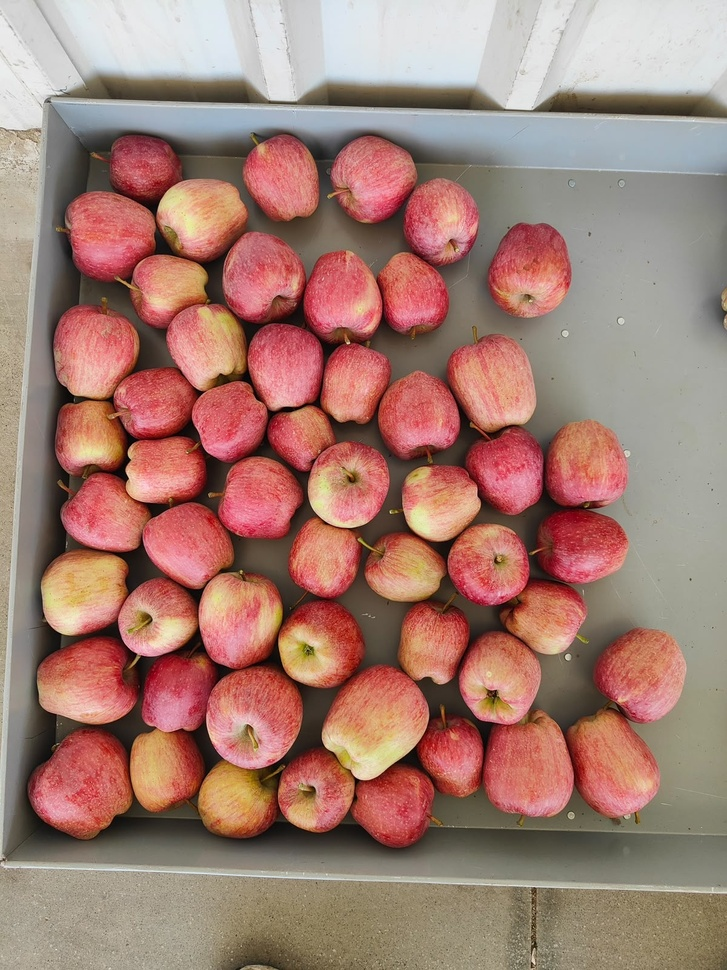
#> input picture preprocessing_comparison/01_original.jpg, 727 x 970 px, shrunk from 1200 x 1600 before the run
$ python visualize_preprocessing.py preprocessing_comparison/01_original.jpg
#> lines starting #> are read from the running program, lines starting #| are printed output that depends on the picture
"""
Visualize preprocessing on full tray image.
Usage: python visualize_preprocessing.py path/to/cold_storage_image.jpg
"""

import cv2
import numpy as np
import sys
from pathlib import Path

img_path = sys.argv[1] if len(sys.argv) > 1 else "sample_images/cold_storage.jpg"

# Handle HEIC
if Path(img_path).suffix.lower() in [".heic", ".heif"]:
    from pillow_heif import register_heif_opener
    from PIL import Image
    register_heif_opener()
    pil_img = Image.open(img_path).convert("RGB")
    pil_img.save("/tmp/temp_vis.jpg", "JPEG", quality=95)
    img_path = "/tmp/temp_vis.jpg"

img = cv2.imread(img_path)
#> img is the input picture: shape (970, 727, 3); mean B, G, R 114, 124.8, 162.9
print(f"Image loaded: {img.shape}")
#| Image loaded: (970, 727, 3)


def step_brightness(img):
    lab = cv2.cvtColor(img, cv2.COLOR_BGR2LAB)
#> lab: shape (970, 727, 3); mean of channels 0, 1, 2 142.5, 141.6, 141
    l, a, b = cv2.split(lab)
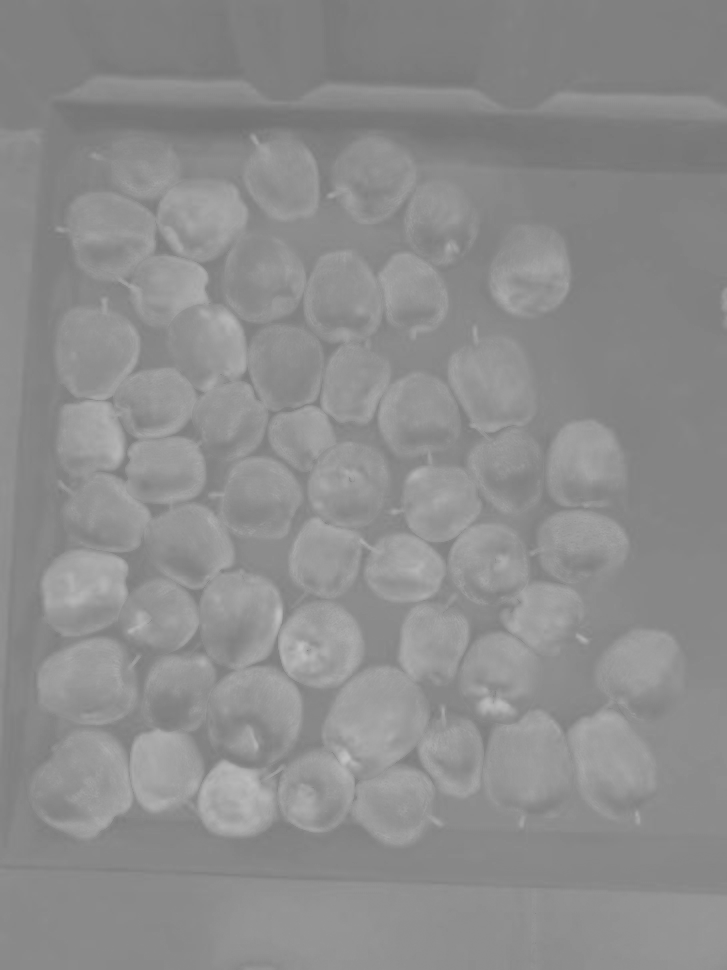
#> b: shape (970, 727); min 115, max 194, mean 141
    current_mean, current_std = l.mean(), l.std()
#> current_mean = 142.5; current_std = 50.89
    if current_std > 0:
        l = l.astype(np.float32)
        l = (l - current_mean) / current_std * 51.2 + 120.1
        l = np.clip(l, 0, 255).astype(np.uint8)
    return cv2.cvtColor(cv2.merge([l, a, b]), cv2.COLOR_LAB2BGR)

def step_clahe_mild(img):
    lab = cv2.cvtColor(img, cv2.COLOR_BGR2LAB)
    l, a, b = cv2.split(lab)
    clahe = cv2.createCLAHE(clipLimit=1.5, tileGridSize=(8, 8))
    l = clahe.apply(l)
    return cv2.cvtColor(cv2.merge([l, a, b]), cv2.COLOR_LAB2BGR)

def step_clahe_strong(img):
    lab = cv2.cvtColor(img, cv2.COLOR_BGR2LAB)
    l, a, b = cv2.split(lab)
    clahe = cv2.createCLAHE(clipLimit=4.0, tileGridSize=(3, 3))
    l = clahe.apply(l)
    return cv2.cvtColor(cv2.merge([l, a, b]), cv2.COLOR_LAB2BGR)

def step_white_balance(img):
    lab = cv2.cvtColor(img, cv2.COLOR_BGR2LAB)
    l, a, b = cv2.split(lab)
    a = cv2.add(a, 128 - int(a.mean()))
    b = cv2.add(b, 128 - int(b.mean()))
    return cv2.cvtColor(cv2.merge([l, a, b]), cv2.COLOR_LAB2BGR)

def step_saturation_boost(img):
    hsv = cv2.cvtColor(img, cv2.COLOR_BGR2HSV)
    h, s, v = cv2.split(hsv)
    s = np.clip(s.astype(np.float32) * 1.5, 0, 255).astype(np.uint8)
    return cv2.cvtColor(cv2.merge([h, s, v]), cv2.COLOR_HSV2BGR)

def step_warm_shift(img):
    lab = cv2.cvtColor(img, cv2.COLOR_BGR2LAB)
    l, a, b = cv2.split(lab)
    b = cv2.add(b, 15)
    a = cv2.add(a, 5)
    return cv2.cvtColor(cv2.merge([l, a, b]), cv2.COLOR_LAB2BGR)
#> in step_saturation_boost, `hsv = cv2.cvtColor(img, cv2.COLOR_BGR2HSV)`: hsv: shape (970, 727, 3); mean H, S, V 43.3, 83.3, 164.3

def step_dehaze(img):
    b_ch, g_ch, r_ch = cv2.split(img.astype(np.float32))
    min_channel = np.minimum(np.minimum(r_ch, g_ch), b_ch)
    frost_estimate = cv2.GaussianBlur(min_channel, (31, 31), 0)
    strength = 0.5
    r_ch = np.clip(r_ch - frost_estimate * strength, 0, 255)
    g_ch = np.clip(g_ch - frost_estimate * strength, 0, 255)
    b_ch = np.clip(b_ch - frost_estimate * strength, 0, 255)
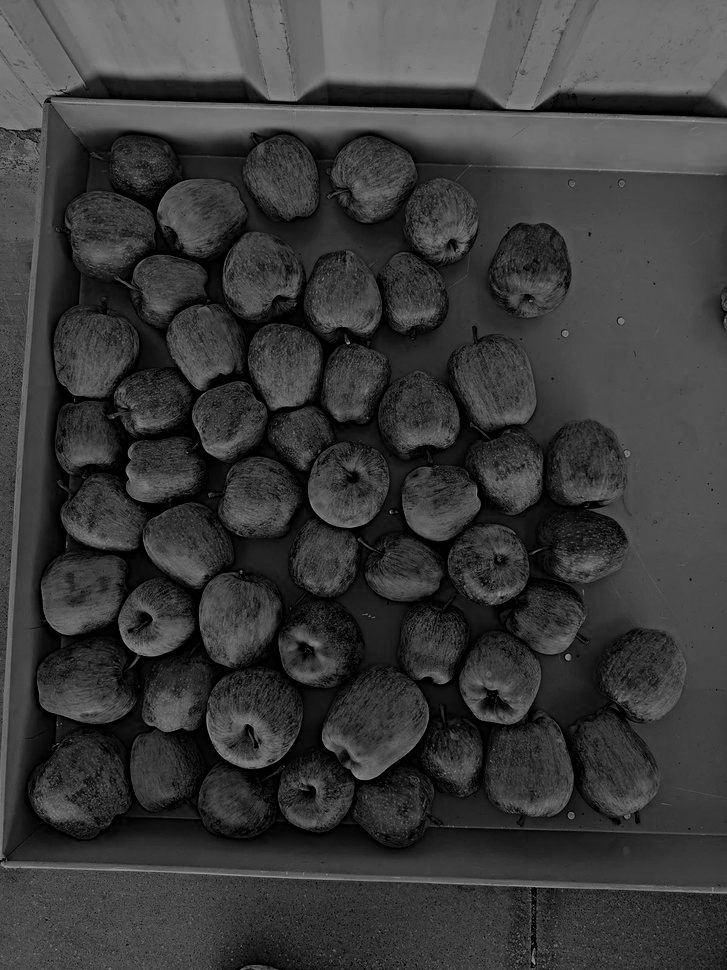
#> b_ch: shape (970, 727) float32; min 0, max 169, mean 58.6
    return cv2.merge([b_ch, g_ch, r_ch]).astype(np.uint8)

def step_sharpen(img):
    blurred = cv2.GaussianBlur(img, (0, 0), 1.0)
    return cv2.addWeighted(img, 1.3, blurred, -0.3, 0)


# ── Apply each step to FULL tray image ───────────────────────────────

steps = [
    ("01_original",           img),
    ("02_brightness",         step_brightness(img)),
    ("03_white_balance",      step_white_balance(img)),
    ("04_warm_shift",         step_warm_shift(img)),
    ("05_saturation_boost",   step_saturation_boost(img)),
    ("06_clahe_mild",         step_clahe_mild(img)),
    ("07_clahe_strong",       step_clahe_strong(img)),
    ("08_dehaze",             step_dehaze(img)),
    ("09_sharpen",            step_sharpen(img)),
    ("10_bright_wb_sat",      step_saturation_boost(step_white_balance(step_brightness(img)))),
    ("11_bright_warm",        step_warm_shift(step_brightness(img))),
    ("12_bright_warm_sat",    step_saturation_boost(step_warm_shift(step_brightness(img)))),
    ("13_bright_warm_clahe",  step_clahe_mild(step_warm_shift(step_brightness(img)))),
    ("14_bright_sat",         step_saturation_boost(step_brightness(img))),
    ("15_wb_sat_clahe",       step_clahe_mild(step_saturation_boost(step_white_balance(img)))),
]
#> in step_white_balance (call 2), `lab = cv2.cvtColor(img, cv2.COLOR_BGR2LAB)`: lab: shape (970, 727, 3); mean of channels 0, 1, 2 119.9, 141.5, 140.9
#> in step_white_balance (call 2), `return cv2.cvtColor(cv2.merge([l, a, b]), cv2.COLOR_LAB2BGR)`:
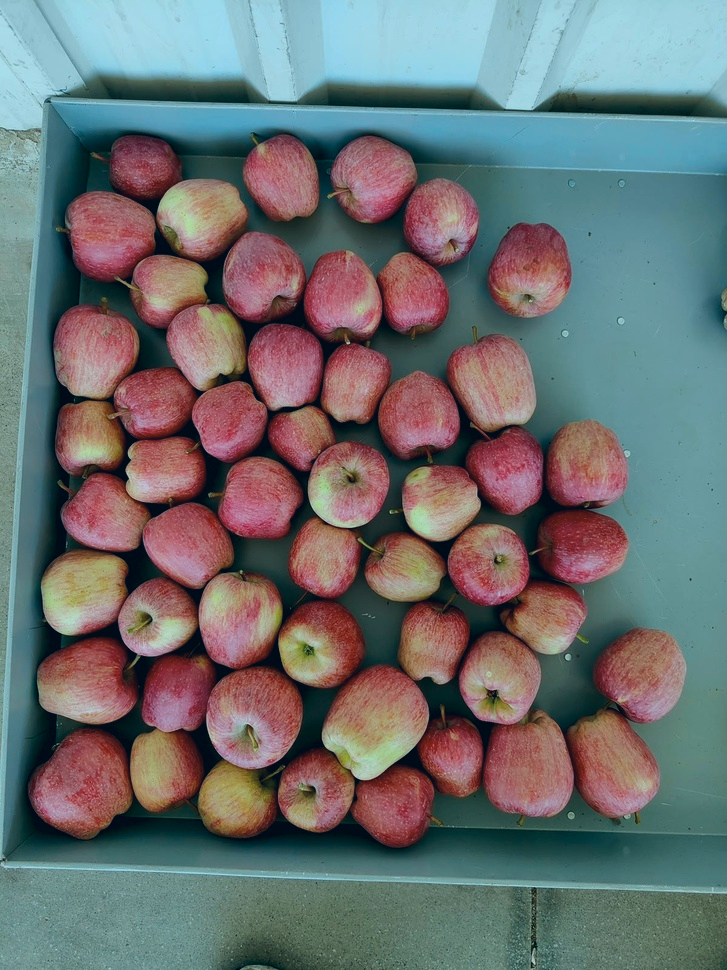
#> returned value: shape (970, 727, 3); mean B, G, R 112.2, 111.8, 108.5
#> in step_saturation_boost (call 2), `hsv = cv2.cvtColor(img, cv2.COLOR_BGR2HSV)`: hsv: shape (970, 727, 3); mean H, S, V 89.2, 105.6, 135.4
#> in step_saturation_boost (call 2), `h, s, v = cv2.split(hsv)`:
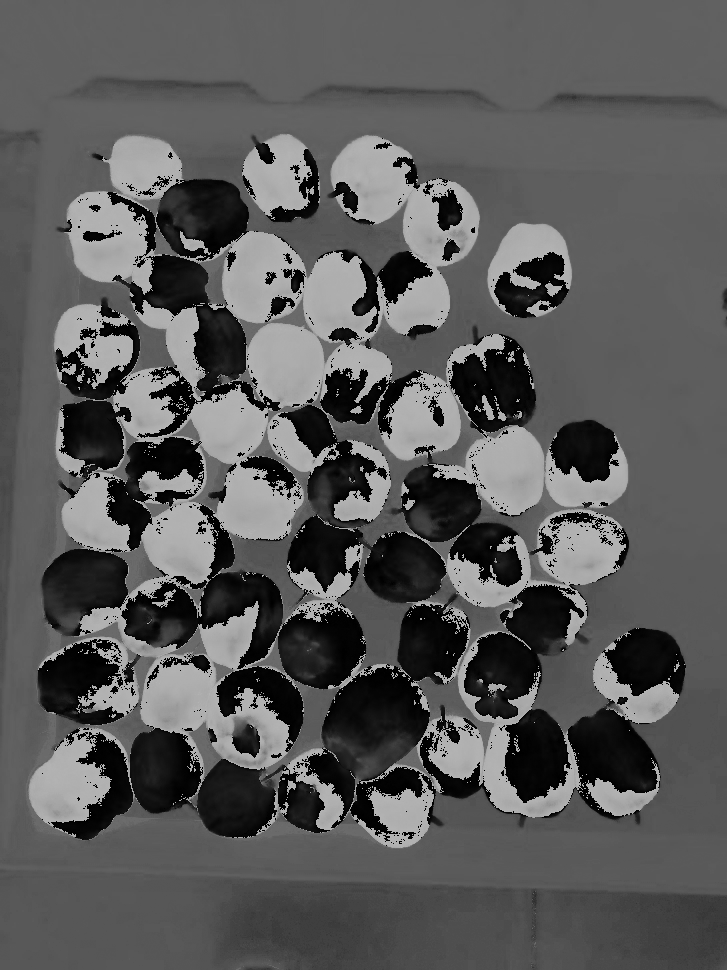
#> h: shape (970, 727); min 0, max 179, mean 89.2
#> in step_saturation_boost (call 2), `h, s, v = cv2.split(hsv)`:
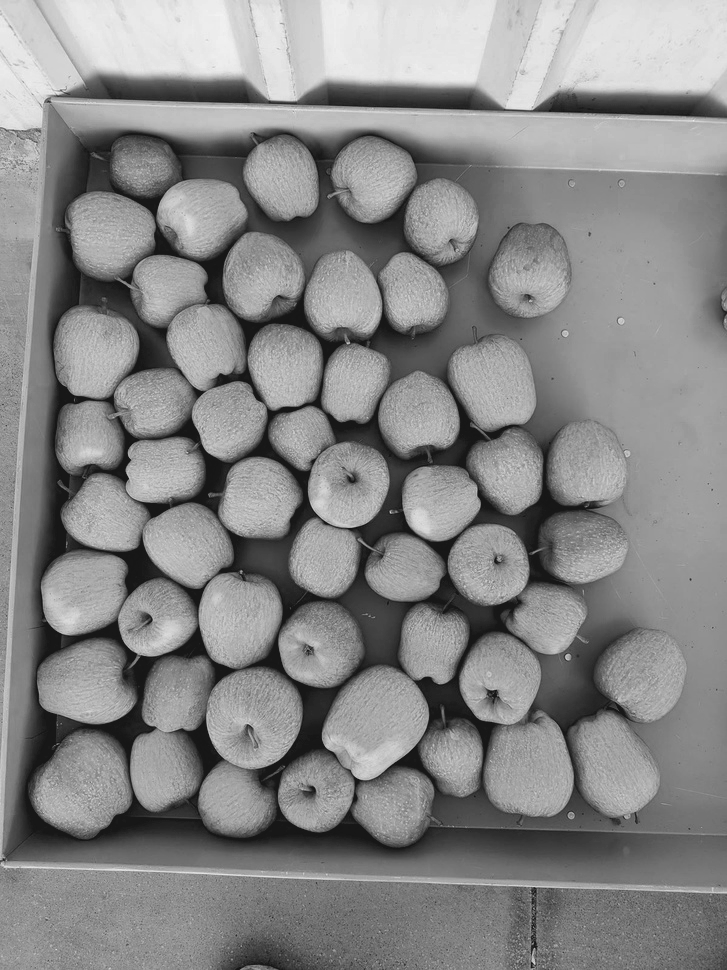
#> v: shape (970, 727); min 22, max 242, mean 135.4
#> in step_saturation_boost (call 2), `s = np.clip(s.astype(np.float32) * 1.5, 0, 255).astype(np.uint8)`:
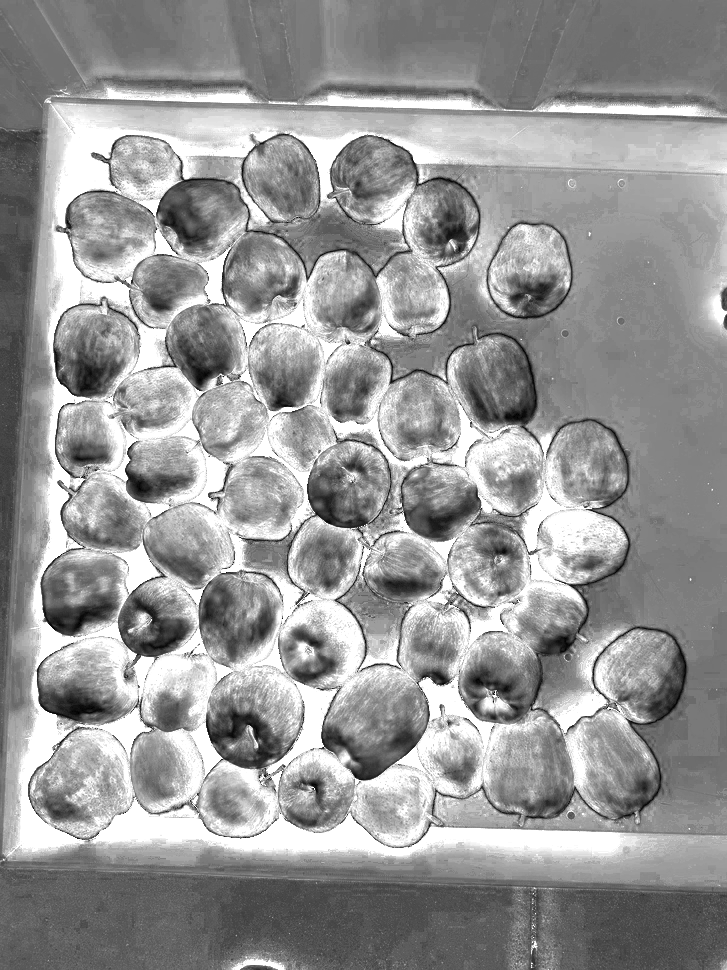
#> s: shape (970, 727); min 0, max 255, mean 150.6

output_dir = Path("preprocessing_comparison")
output_dir.mkdir(exist_ok=True)

for name, result in steps:
    out_path = output_dir / f"{name}.jpg"
    cv2.imwrite(str(out_path), result)

    lab = cv2.cvtColor(result, cv2.COLOR_BGR2LAB)
    l = lab[:, :, 0]
    hsv = cv2.cvtColor(result, cv2.COLOR_BGR2HSV)
    s = hsv[:, :, 1]
    print(f"{name:35s} | L mean: {l.mean():5.1f} | L std: {l.std():5.1f} | Sat: {s.mean():5.1f}")
#> this loop made 15 passes
#> name on passes 1 to 12: '01_original', '02_brightness', '03_white_balance', '04_warm_shift', '05_saturation_boost', '06_clahe_mild', '07_clahe_strong', '08_dehaze', '09_sharpen', '10_bright_wb_sat', '11_bright_warm', '12_bright_warm_sat'
#| 01_original                         | L mean: 142.5 | L std:  50.9 | Sat:  83.3
#| 02_brightness                       | L mean: 119.9 | L std:  50.5 | Sat:  99.2
#| 03_white_balance                    | L mean: 142.5 | L std:  50.8 | Sat:  90.8
#| 04_warm_shift                       | L mean: 142.5 | L std:  50.8 | Sat: 137.0
#| 05_saturation_boost                 | L mean: 132.8 | L std:  51.5 | Sat: 122.0
#| 06_clahe_mild                       | L mean: 145.9 | L std:  61.3 | Sat:  84.7
#| 07_clahe_strong                     | L mean: 133.3 | L std:  71.1 | Sat:  98.1
#| 08_dehaze                           | L mean:  86.9 | L std:  32.6 | Sat: 116.3
#> (further printed lines are left out)

print(f"\nAll 15 images saved to {output_dir}/")
print("Compare each one with your training data image — which looks closest?")
